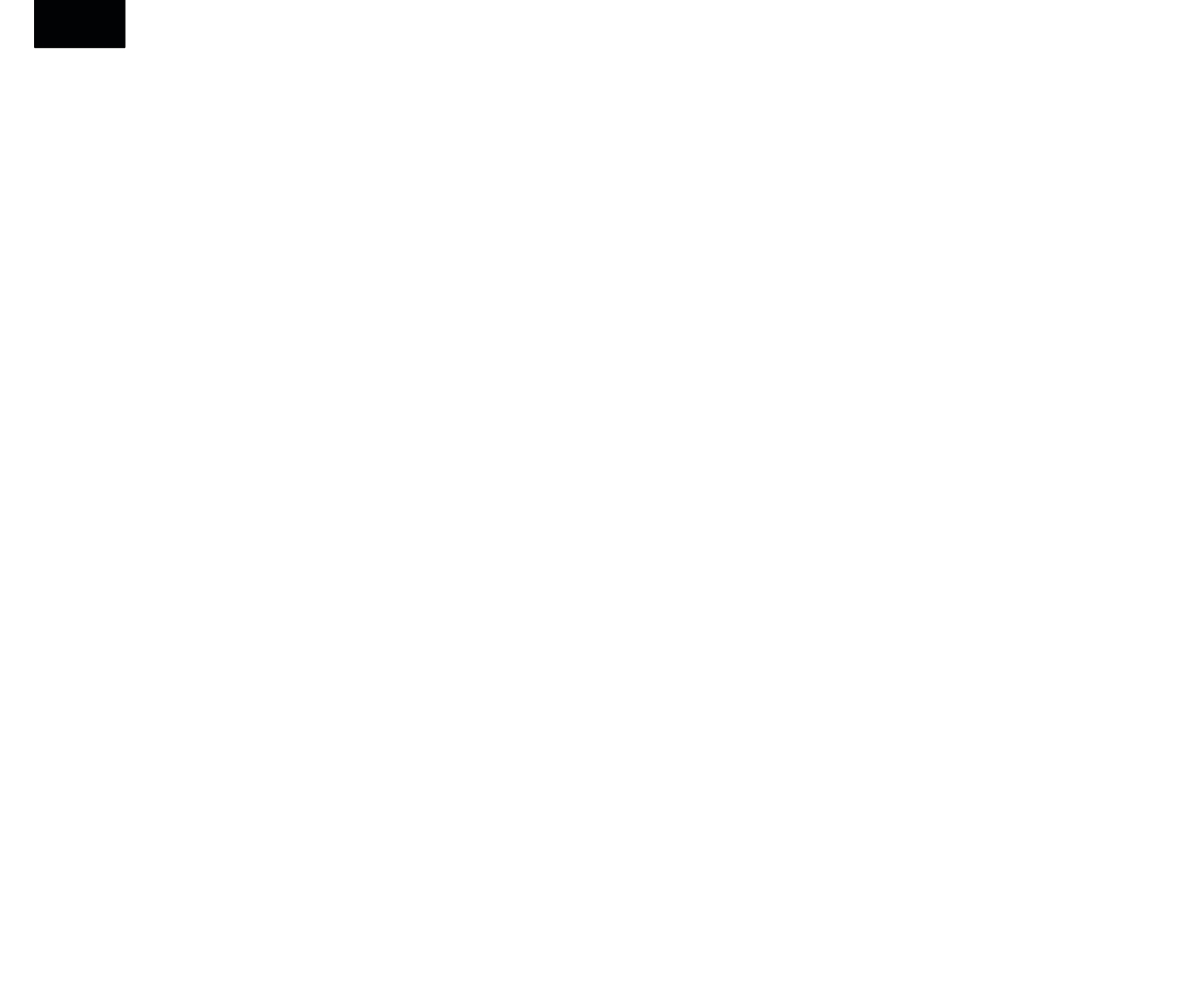
Frame 1 (no input)
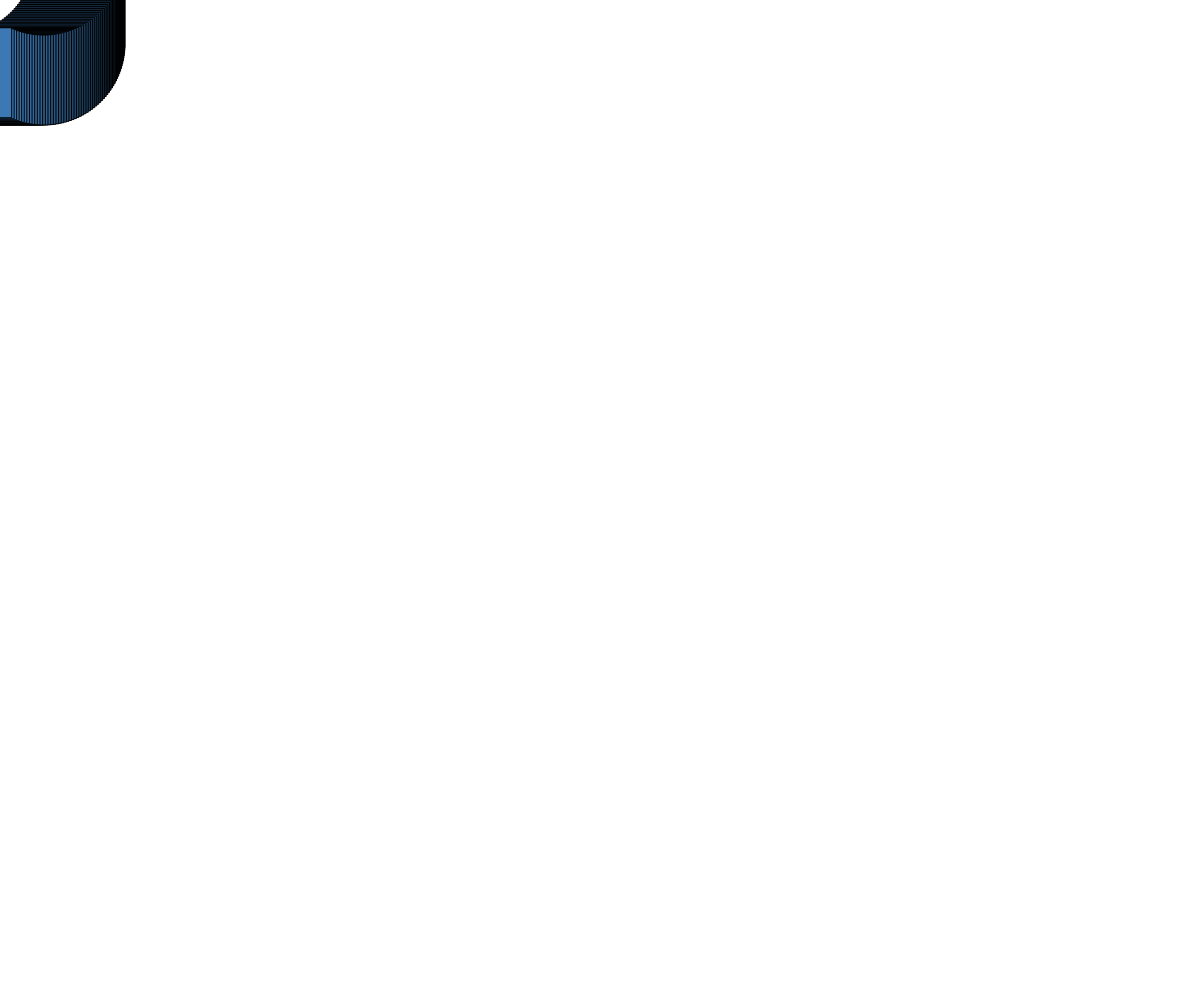
Frame 60 (no input)
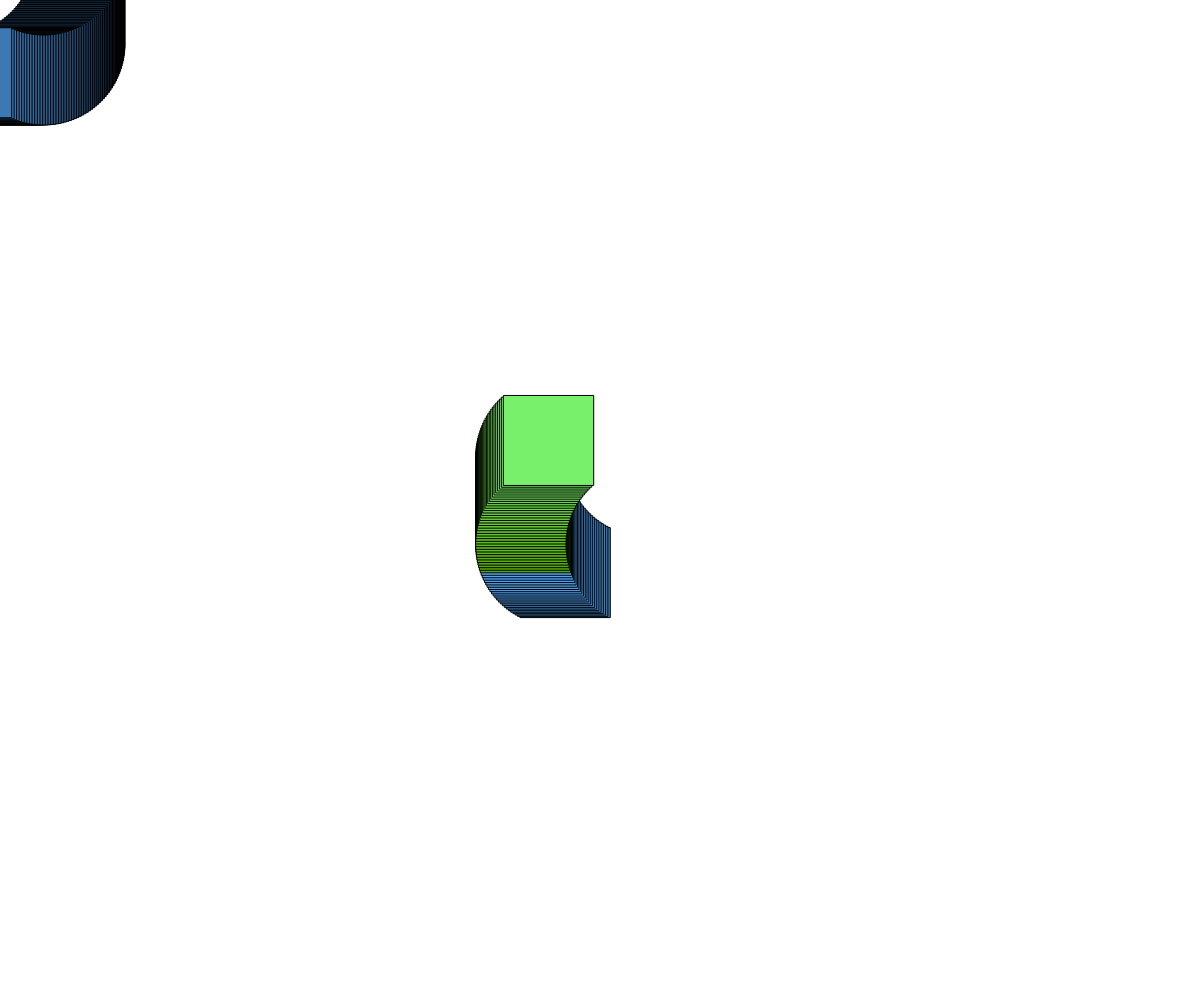
Frame 120 (the mouse pressed at the canvas centre since frame 60)

The p5.js sketch that drew these frames (run headless with seeded random() and noise() and a simulated clock; from frame 60 on, the mouse is pressed at the canvas centre):

// p5.js sketch
// ── sketch.js
function setup() {
  createCanvas(windowWidth, windowHeight);
  angleMode(DEGREES);
  var g = 15;
  color_r = 0
  color_g = 0
  color_b = 0
}



function draw() {
  color_r = color_r + 1
  color_g = color_g + 2
  color_b = color_b + 3

  if (color_r > 250){
    color_r = 0
  }
  if (color_g > 250){
    color_g = 0
  }
  if (color_b > 250){
    color_b = 0
  }
  rectMode(CENTER);
  translate(mouseX / mouseX, mouseY / mouseY);
  translate(p5.Vector.fromAngle(millis() / 500, 80));
  fill(color_r, color_g, color_b)
  rect(mouseX, mouseY, 90, 90);
}
